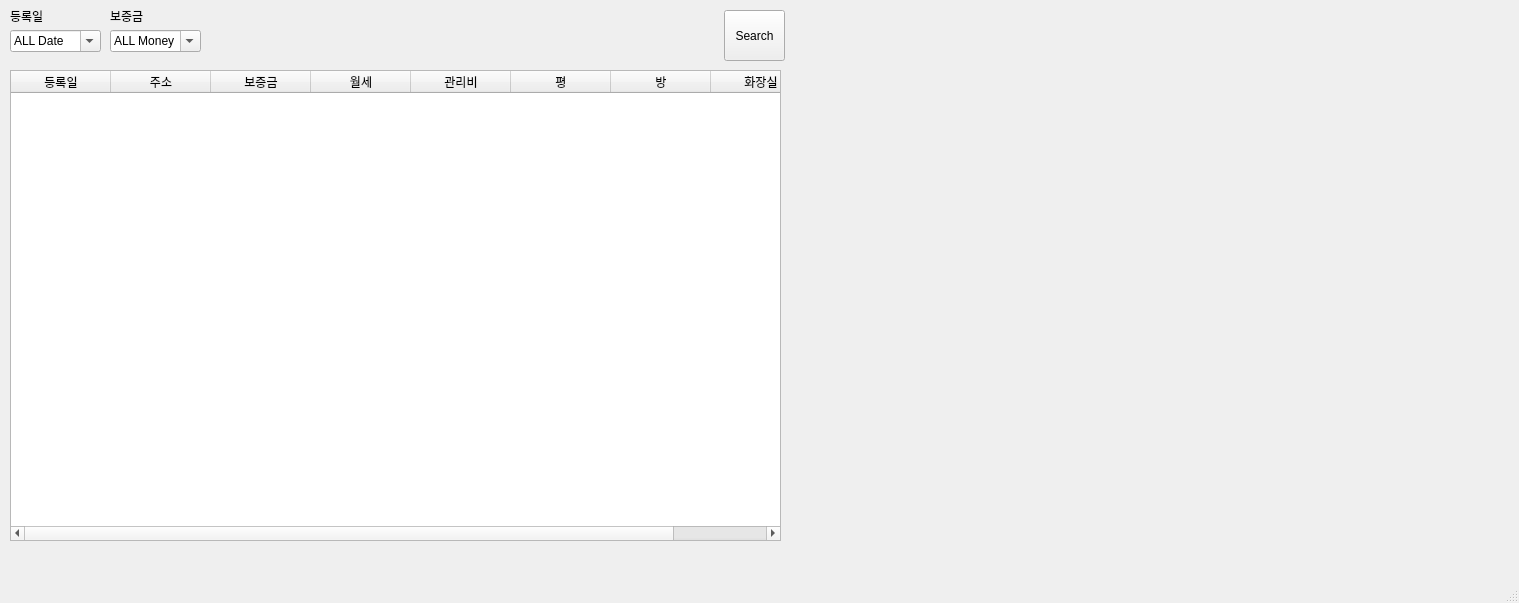
<?xml version="1.0" encoding="UTF-8"?>
<ui version="4.0">
 <class>MainWindow</class>
 <widget class="QMainWindow" name="MainWindow">
  <property name="geometry">
   <rect>
    <x>0</x>
    <y>0</y>
    <width>1519</width>
    <height>603</height>
   </rect>
  </property>
  <property name="windowTitle">
   <string/>
  </property>
  <widget class="QWidget" name="centralwidget">
   <widget class="QTableWidget" name="tableWidget_db">
    <property name="geometry">
     <rect>
      <x>10</x>
      <y>70</y>
      <width>771</width>
      <height>471</height>
     </rect>
    </property>
    <property name="sizeAdjustPolicy">
     <enum>QAbstractScrollArea::AdjustToContents</enum>
    </property>
    <property name="selectionBehavior">
     <enum>QAbstractItemView::SelectRows</enum>
    </property>
    <property name="sortingEnabled">
     <bool>true</bool>
    </property>
    <property name="rowCount">
     <number>0</number>
    </property>
    <property name="columnCount">
     <number>8</number>
    </property>
    <column>
     <property name="text">
      <string>등록일</string>
     </property>
    </column>
    <column>
     <property name="text">
      <string>주소</string>
     </property>
    </column>
    <column>
     <property name="text">
      <string>보증금</string>
     </property>
    </column>
    <column>
     <property name="text">
      <string>월세</string>
     </property>
    </column>
    <column>
     <property name="text">
      <string>관리비</string>
     </property>
    </column>
    <column>
     <property name="text">
      <string>평</string>
     </property>
    </column>
    <column>
     <property name="text">
      <string>방</string>
     </property>
    </column>
    <column>
     <property name="text">
      <string>화장실</string>
     </property>
    </column>
   </widget>
   <widget class="QLabel" name="label_grt_money">
    <property name="geometry">
     <rect>
      <x>110</x>
      <y>10</y>
      <width>54</width>
      <height>12</height>
     </rect>
    </property>
    <property name="text">
     <string>보증금</string>
    </property>
   </widget>
   <widget class="QLabel" name="label_reg_date">
    <property name="geometry">
     <rect>
      <x>10</x>
      <y>10</y>
      <width>54</width>
      <height>12</height>
     </rect>
    </property>
    <property name="text">
     <string>등록일</string>
    </property>
   </widget>
   <widget class="QPushButton" name="btn_search">
    <property name="geometry">
     <rect>
      <x>724</x>
      <y>10</y>
      <width>61</width>
      <height>51</height>
     </rect>
    </property>
    <property name="text">
     <string>Search</string>
    </property>
   </widget>
   <widget class="QComboBox" name="cb_grtMoney">
    <property name="geometry">
     <rect>
      <x>10</x>
      <y>30</y>
      <width>91</width>
      <height>22</height>
     </rect>
    </property>
    <property name="editable">
     <bool>true</bool>
    </property>
    <property name="currentText">
     <string>ALL Date</string>
    </property>
    <item>
     <property name="text">
      <string>ALL Date</string>
     </property>
    </item>
    <item>
     <property name="text">
      <string>Today</string>
     </property>
    </item>
    <item>
     <property name="text">
      <string>Within last 3 day</string>
     </property>
    </item>
    <item>
     <property name="text">
      <string>Within last 7 day</string>
     </property>
    </item>
    <item>
     <property name="text">
      <string>Within last 15 day</string>
     </property>
    </item>
    <item>
     <property name="text">
      <string>Within last 30 day</string>
     </property>
    </item>
   </widget>
   <widget class="QComboBox" name="comboBox_2">
    <property name="geometry">
     <rect>
      <x>110</x>
      <y>30</y>
      <width>91</width>
      <height>22</height>
     </rect>
    </property>
    <property name="editable">
     <bool>true</bool>
    </property>
    <property name="currentText">
     <string>ALL Money</string>
    </property>
    <item>
     <property name="text">
      <string>ALL Money</string>
     </property>
    </item>
    <item>
     <property name="text">
      <string>3000</string>
     </property>
    </item>
    <item>
     <property name="text">
      <string>6000</string>
     </property>
    </item>
    <item>
     <property name="text">
      <string>9000</string>
     </property>
    </item>
    <item>
     <property name="text">
      <string>12000</string>
     </property>
    </item>
    <item>
     <property name="text">
      <string>20000</string>
     </property>
    </item>
   </widget>
  </widget>
  <widget class="QMenuBar" name="menubar">
   <property name="geometry">
    <rect>
     <x>0</x>
     <y>0</y>
     <width>1519</width>
     <height>22</height>
    </rect>
   </property>
  </widget>
  <widget class="QStatusBar" name="statusbar"/>
 </widget>
 <resources/>
 <connections/>
</ui>
